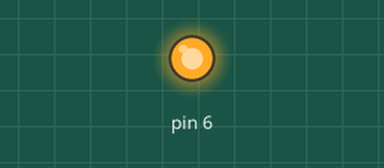
The sketch below on a simulated Arduino Uno, built with avr-gcc and run on an emulated ATmega328P. Parts: output pins drawn as LEDs (lit = HIGH). Storage starts empty.

Above: at 0.1 s.
Timing chart, 0 to 1.6 s (numbered marks = the images above):
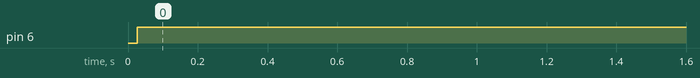

Measured:
- by itself, pin 6: LOW → HIGH at 0.03 s

The sketch:

Play_Arduino.ino
```cpp
#include <SPI.h>
#include <SD.h>

File myFile;

bool playing = true;
unsigned char data;

void setup()
{
  pinMode(6, OUTPUT);
  TCCR0B = 0x01; // Sets the PWM frequency to 64KHz in pins 5 and 6.

  SD.begin(10);
  myFile = SD.open("doong.wav", FILE_READ);

  for (int count = 0; count < 128; count++) data = myFile.read();
}

void loop()
{
  data = myFile.read();
  analogWrite(6, data);

  delay(3);
}
```
